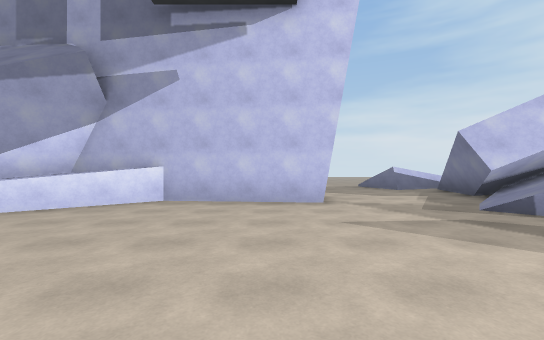
[1] (above)

24 first-person views from a walk through a scene from a Unity 3-D project. The camera is 1.4 m above the floor, looks level and sees 90° across. The floor is counted in squares, 2 m on a side. Each view is taken from the middle of a square. On the plan, view 1 faces up. The plan holds only what a view shows up to about 9 squares ahead; the rest is blank. The place goes on beyond the plan. Surface patterns are stand-ins for the level's own textures.

[2]
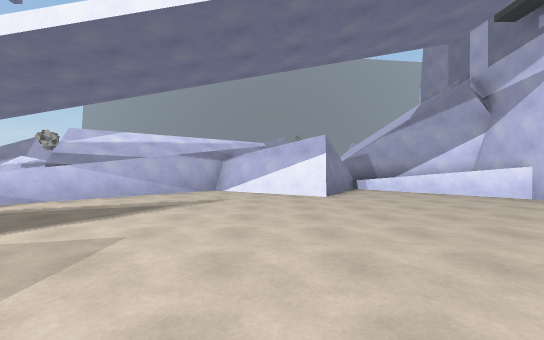

[3]
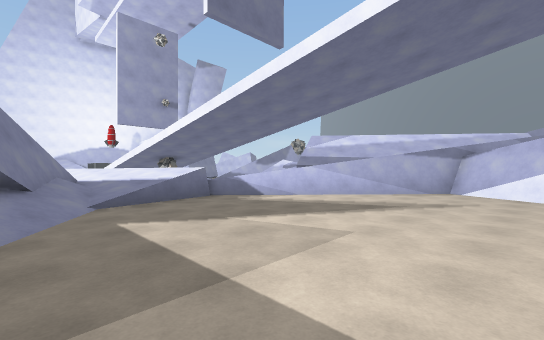

[4]
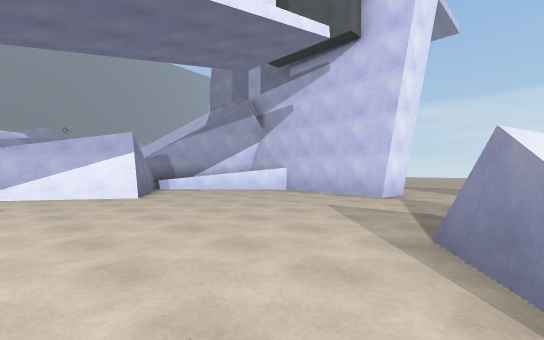

[5]
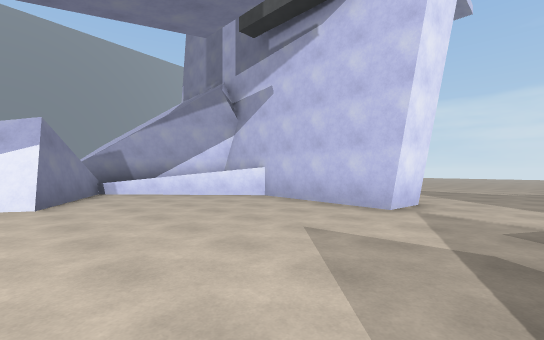

[6]
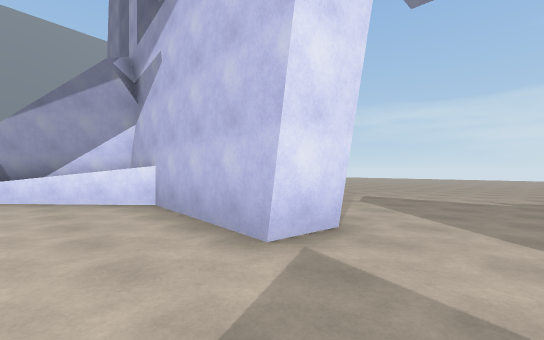

[7]
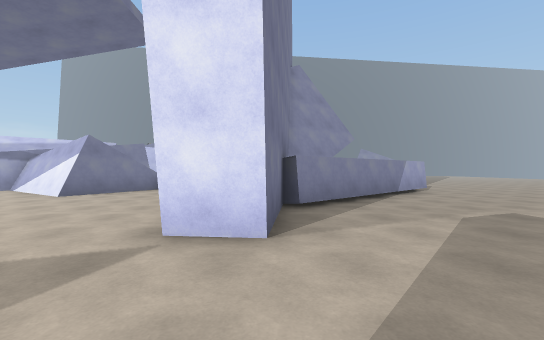

[8]
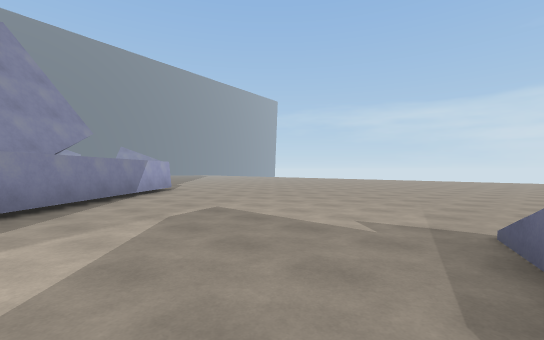

[9]
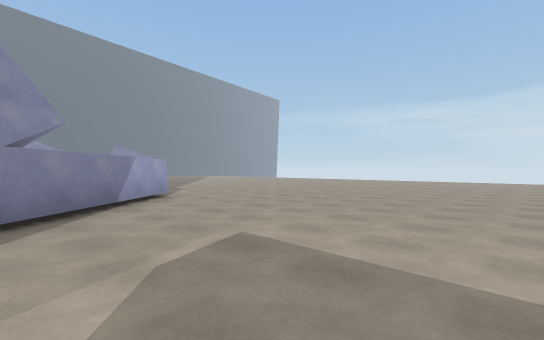

[10]
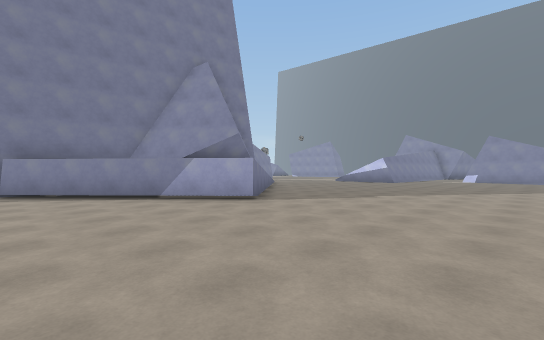

[11]
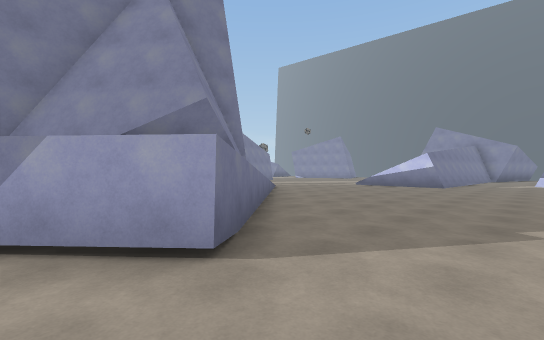

[12]
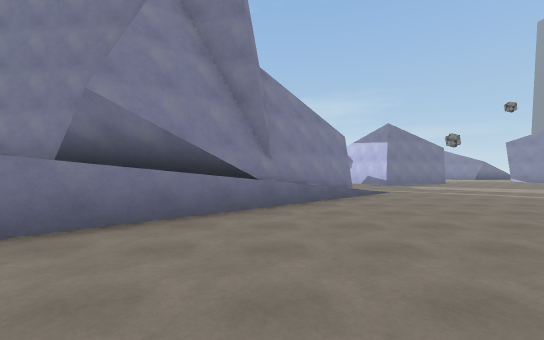

[13]
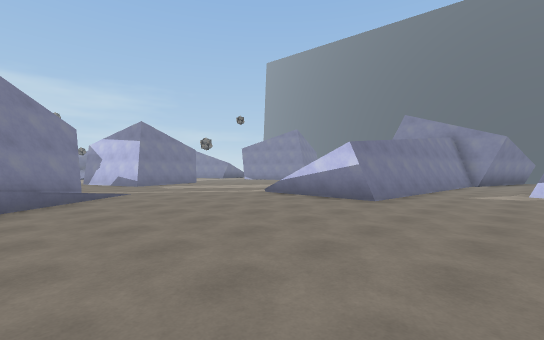

[14]
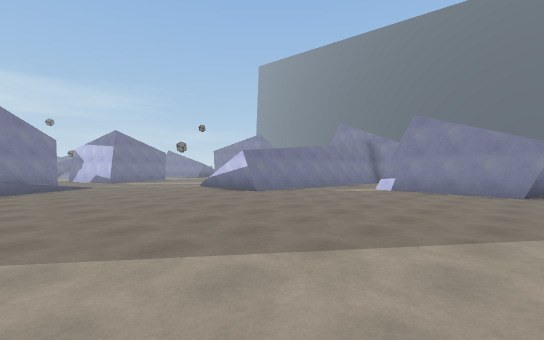

[15]
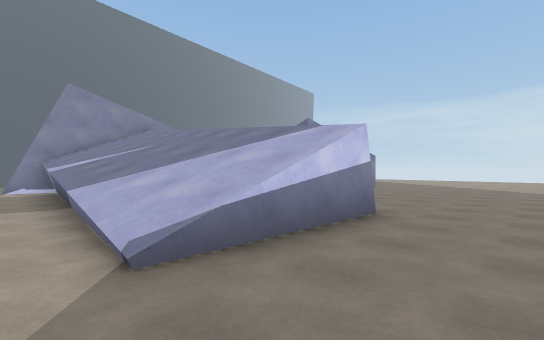

[16]
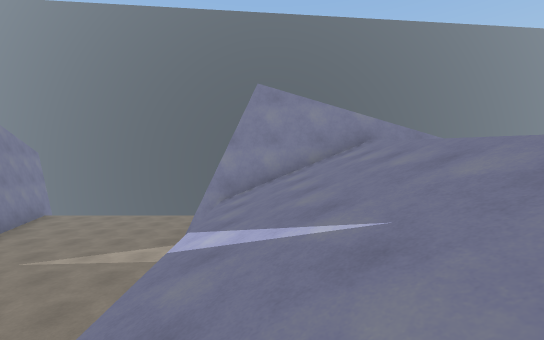

[17]
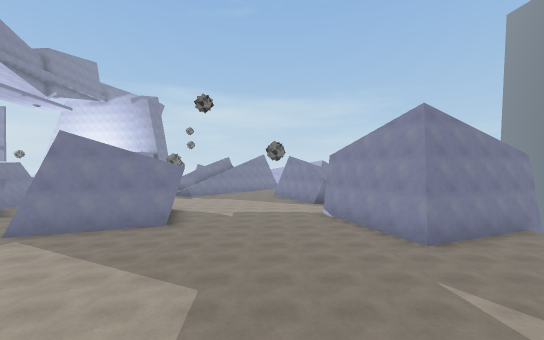

[18]
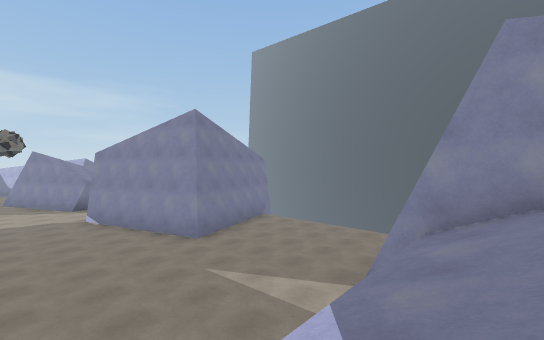

[19]
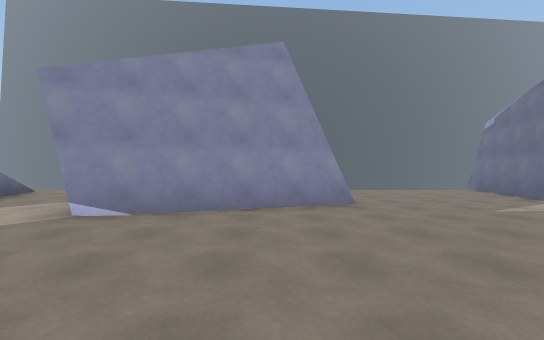

[20]
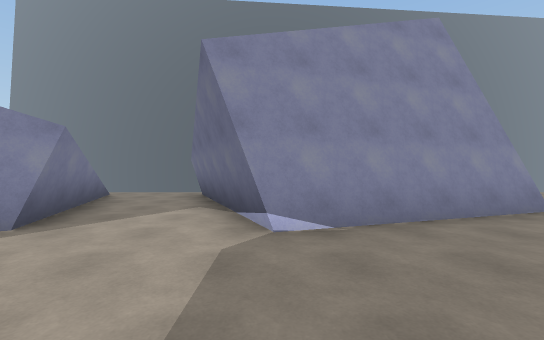

[21]
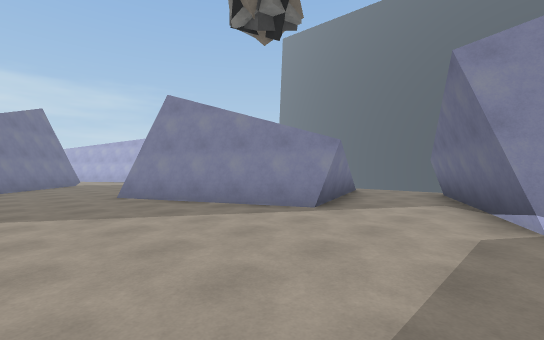

[22]
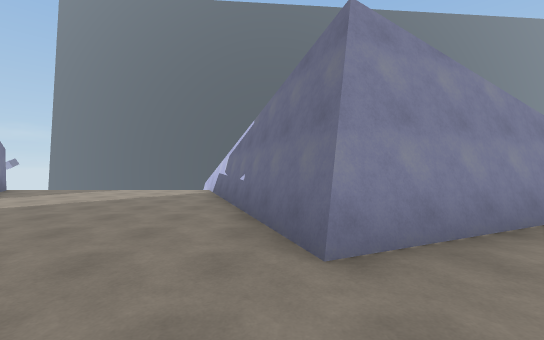

[23]
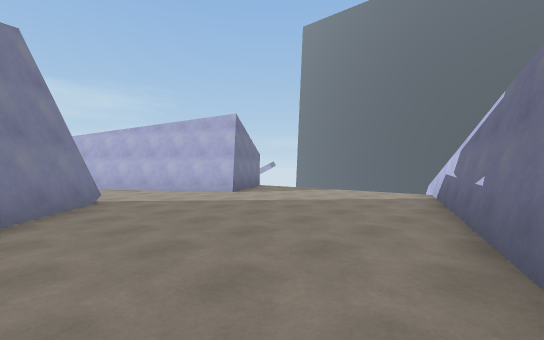

[24]
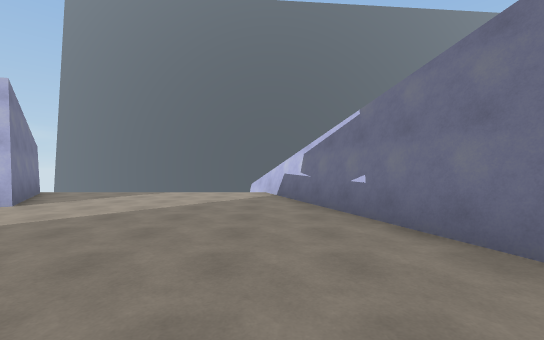

### Floor plan
Key: @ floor where view 1 was taken; # wall or solid block; . main floor; : floor 0.5 m higher than the main floor; / step, stairs or slope; = window, fence, low wall or low ledge; ^ raised ledge; v drop or lower ground.
Columns run from 30 left of view 1 to 4 right of it. Each row starts with its distance up from view 1.
 18           ##.........       .......
 17           ##.......................
 16           ##.......................
 15           #........................
 14         ..#........................
 13         ...........................
 12      #   ................#.........
 11      ^vv====###........//##.......:
 10      #/////////......./##=##.......
  9      #////////#......=####=##......
  8   ####////////=.....=##  ##=##.....
  7   ................./##   #######...
  6   ................/##   ########...
  5   .................#   ###=#....../
  4   .............  ..    ##=......../
  3   ..............      ##=#........
  2   ..##...........        ##.......#
  1  ######.......###         #.......#
  0  #    #......##       #  ##...@....
 -1       #...            //=#.........
 -2      ##.....            /#.........
 -3    ###......             /#........
 -4   ##........              /#....../
 -5   ....#/....             ///#..../#
 -6   ./// #....             /=  =.=//#
 -7        =/...                  /////
 -8        /#...                   //=
 -9        /#...                    //
-10      /###...
-11    /##......
-12  /#.........
-13 vv.........#
-14   ........##
-15   ........#/
-16   .......#v
-17   .......#
-18   .###...
-19   ##   ..
-20        ..

Positions as (right, up) in squares from view 1, and headings:
1: (0, 0), facing up
2: (4, 0), facing left
3: (4, 0), facing down-left
4: (4, -1), facing up-left
5: (3, 1), facing up-left
6: (3, 4), facing up-left
7: (4, 7), facing left
8: (4, 8), facing up-left
9: (2, 9), facing up-left
10: (-1, 17), facing down-left
11: (-4, 14), facing down-left
12: (-9, 14), facing down
13: (-10, 14), facing down-left
14: (-10, 18), facing down-left
15: (-14, 7), facing up-left
16: (-19, 9), facing left
17: (-21, 9), facing down
18: (-21, 9), facing down-left
19: (-19, 1), facing left
20: (-20, -2), facing left
21: (-19, -2), facing down-left
22: (-19, -10), facing left
23: (-20, -10), facing down-left
24: (-20, -12), facing left
